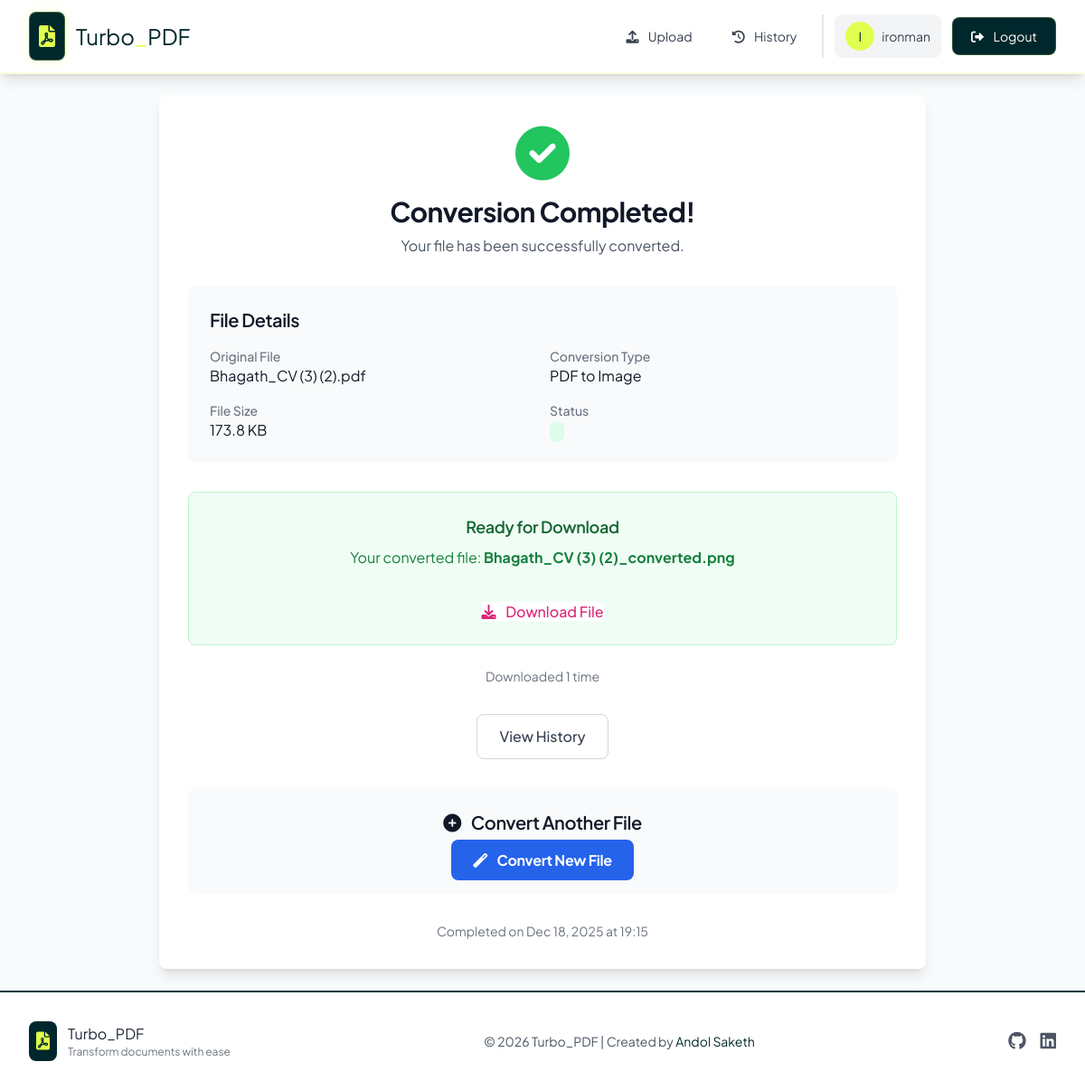
Page /converter/result/143/ (signed in) on the committed database.
### apps/conversions/models.py (models this page shows, shortened)
class ConversionRequest(models.Model):
    CONVERSION_TYPES = [
        ('pdf_to_word', 'PDF to Word'),
        ('word_to_pdf', 'Word to PDF'),
        ('pdf_to_excel', 'PDF to Excel'),
        ('excel_to_pdf', 'Excel to PDF'),
        ('pdf_to_image', 'PDF to Image'),
        ('image_to_pdf', 'Image to PDF'),
    ]
    user = models.ForeignKey(User, on_delete=models.CASCADE, null=True, blank=True)
    conversion_type = models.CharField(max_length=20, choices=CONVERSION_TYPES)
    original_file = models.FileField(upload_to=user_upload_path)
    converted_file = models.FileField(upload_to=user_converted_path, blank=True, null=True)
    original_filename = models.CharField(max_length=255)
    converted_filename = models.CharField(max_length=255, blank=True)
    file_size = models.BigIntegerField()
    status = models.CharField(max_length=20, default='pending')
    error_message = models.TextField(blank=True)
    created_at = models.DateTimeField(default=timezone.now)
    completed_at = models.DateTimeField(blank=True, null=True)
    download_count = models.IntegerField(default=0)

### apps/conversions/views.py (the view)
# urls.py: path('result/<int:conversion_id>/', views.ConversionDetailView.as_view(), name='convert_detail'),
class ConversionDetailView(DetailView):
    model = ConversionRequest
    template_name = 'conversions/result.html'
    context_object_name = 'conversion'
    pk_url_kwarg = 'conversion_id'
    def get_queryset(self):
        if self.request.user.is_authenticated:
            return ConversionRequest.objects.filter(user=self.request.user)
        return ConversionRequest.objects.filter(id__in=self.request.session.get('guest_conversions', []))

### apps/conversions/templates/conversions/result.html (shortened to what this page needs)
{% extends 'base.html' %}
{% load static %}
{% block content %}
<div class="max-w-4xl mx-auto p-6">
    <div class="bg-white dark:bg-gray-800 rounded-lg shadow-lg p-8">
        <div class="text-center mb-8">
            {% if conversion.status == 'completed' %}
                <div class="text-green-500 text-6xl mb-4">
                    <i class="fas fa-check-circle"></i>
                </div>
                <h1 class="text-3xl font-bold text-gray-900 dark:text-white mb-2">
                    Conversion Completed!
                </h1>
                <p class="text-gray-600 dark:text-gray-300">
                    Your file has been successfully converted.
                </p>
            {% endif %}
        </div>
        <div class="bg-gray-50 dark:bg-gray-700 rounded-lg p-6 mb-8">
            <h2 class="text-xl font-semibold text-gray-900 dark:text-white mb-4">
                File Details
            </h2>
            <div class="grid grid-cols-1 md:grid-cols-2 gap-4">
                <div>
                    <label class="block text-sm font-medium text-gray-500 dark:text-gray-400">
                        Original File
                    </label>
                    <p class="text-gray-900 dark:text-white">
                        {{ conversion.original_filename }}
                    </p>
                </div>
                <div>
                    <label class="block text-sm font-medium text-gray-500 dark:text-gray-400">
                        Conversion Type
                    </label>
                    <p class="text-gray-900 dark:text-white">
                        {{ conversion.get_conversion_type_display }}
                    </p>
                </div>
                <div>
                    <label class="block text-sm font-medium text-gray-500 dark:text-gray-400">
                        File Size
                    </label>
                    <p class="text-gray-900 dark:text-white">
                        {{ conversion.file_size|filesizeformat }}
                    </p>
                </div>
                <div>
                    <label class="block text-sm font-medium text-gray-500 dark:text-gray-400">
                        Status
                    </label>
                    <p class="text-gray-900 dark:text-white">
                        <span class="px-2 py-1 rounded-full text-xs font-medium
                            {% if conversion.status == 'completed' %}bg-green-100 text-green-800
                            {% elif conversion.status == 'processing' %}bg-blue-100 text-blue-800
                            {% elif conversion.status == 'failed' %}bg-red-100 text-red-800
                            {% else %}bg-yellow-100 text-yellow-800{% endif %}">
                        </span>
                    </p>
                </div>
            </div>
        </div>
        {% if conversion.status == 'completed' %}
            <div class="text-center mb-8">
                <div class="bg-green-50 dark:bg-green-900 border border-green-200 dark:border-green-700 rounded-lg p-6 mb-6">
                    <h3 class="text-lg font-semibold text-green-800 dark:text-green-200 mb-2">
                        Ready for Download
                    </h3>
                    <p class="text-green-700 dark:text-green-300 mb-4">
                        Your converted file: <strong>{{ conversion.converted_filename }}</strong>
                    </p>
                    {% if user.is_authenticated %}
                        <a href="{% url 'conversions:download' conversion.id %}"
                           class="bg-white text-pink-600 hover:bg-pink-600 hover:text-white ... font-medium rounded-lg transition-colors duration-200">
                             <svg class="size-5 stroke-current ..." fill="none">
                            </svg>
                            <i class="fas fa-download mr-2"></i>
                            Download File
                        </a>
                    {% endif %}
                </div>
                {% if conversion.download_count > 0 %}
                    <p class="text-sm text-gray-500 dark:text-gray-400">
                        Downloaded {{ conversion.download_count }} time{{ conversion.download_count|pluralize }}
                    </p>
                {% endif %}
            </div>
        {% endif %}
        <div class="flex flex-col sm:flex-row gap-4 justify-center mb-8">
            {% if user.is_authenticated %}
                <a href="{% url 'conversions:history' %}"
                   class="px-6 py-3 border border-gray-300 dark:border-gray-600 text-gray-700 dark:text-gray-300 hover:bg-gray-50 dark:hover:bg-gray-700 font-medium rounded-lg text-center transition-colors duration-200">
                    View History
                </a>
            {% else %}
                <a href="/"
                   class="px-6 py-3 border border-gray-300 dark:border-gray-600 text-gray-700 dark:text-gray-300 hover:bg-gray-50 dark:hover:bg-gray-700 font-medium rounded-lg text-center transition-colors duration-200">
                    Back to Home
                </a>
            {% endif %}
        </div>
        <div class="bg-gray-50 dark:bg-gray-700 rounded-lg p-6">
            <h2 class="text-xl font-semibold text-gray-900 dark:text-white mb-4 text-center">
                <i class="fas fa-plus-circle mr-2"></i>
                Convert Another File
            </h2>
            <div class="text-center">
                <a href="/home/"
                   class="w-full bg-blue-600 hover:bg-blue-700 text-white font-bold py-3 px-6 rounded-lg transition-colors duration-200">
                    <i class="fas fa-magic mr-2"></i>
                    Convert New File
                </a>
            </div>
        </div>
        {% if conversion.completed_at %}
            <div class="mt-8 text-center text-sm text-gray-500 dark:text-gray-400">
                <p>Completed on {{ conversion.completed_at|date:"M d, Y \a\t H:i" }}</p>
            </div>
        {% endif %}
    </div>
</div>
{% endblock %}

### apps/conversions/templates/base.html (shortened to what this page needs)
<!DOCTYPE html>
<html lang="en">
<head>
    <script src="https://cdn.tailwindcss.com"></script>
    <link rel="stylesheet" href="https://cdnjs.cloudflare.com/ajax/libs/font-awesome/6.0.0/css/all.min.css">
</head>
<body class="bg-gray-50 dark:bg-[#00272b] min-h-screen flex flex-col">
    <nav class="bg-white dark:bg-[#00272b] shadow-lg border-b-2 border-[#e0ff4f]/20">
        <div class="max-w-7xl mx-auto px-4 sm:px-6 lg:px-8">
            <div class="flex justify-between h-20">
                <div class="flex items-center">
                    <a href="/" class="flex items-center space-x-3 group">
                        <div class="relative">
                            <div class="relative bg-[#00272b] p-2.5 rounded-lg border border-[#e0ff4f]/30">
                                <i class="fas fa-file-pdf text-2xl text-[#e0ff4f]"></i>
                            </div>
                        </div>
                        <span class="text-2xl text-[#00272b] dark:text-[#e0ff4f]">
                            Turbo<span class="text-[#e0ff4f]">_</span>PDF
                        </span>
                    </a>
                </div>
                <div class="flex items-center space-x-3">
                    {% if user.is_authenticated %}
                        <a href="{% url 'conversions:upload' %}"
                           class="relative text-gray-700 dark:text-gray-300 hover:text-[#00272b] dark:hover:text-[#e0ff4f] px-4 py-2.5 rounded-lg text-sm transition-all duration-200 group">
                            <i class="fas fa-upload mr-2"></i>
                            <span>Upload</span>
                        </a>
                        <a href="{% url 'conversions:history' %}"
                           class="relative text-gray-700 dark:text-gray-300 hover:text-[#00272b] dark:hover:text-[#e0ff4f] px-4 py-2.5 rounded-lg text-sm transition-all duration-200 group">
                            <i class="fas fa-history mr-2"></i>
                            <span>History</span>
                        </a>
                        <div class="flex items-center space-x-3 ml-2 pl-3 border-l-2 border-gray-200 dark:border-[#00383d]">
                            <div class="flex items-center space-x-2 px-3 py-2 bg-gray-100 dark:bg-[#00383d] rounded-lg">
                                <div class="w-8 h-8 bg-[#e0ff4f] rounded-full flex items-center justify-center">
                                    <span class="text-[#00272b] text-sm">{{ user.username.0|upper }}</span>
                                </div>
                                <span class="text-sm  text-gray-700 dark:text-gray-300">{{ user.username }}</span>
                            </div>
                            <a href="/logout/"
                               class="bg-[#00272b] dark:bg-[#00383d] text-white dark:text-[#e0ff4f] border border-[#e0ff4f]/20 px-5 py-2.5 rounded-lg text-sm hover:bg-red-600 hover:text-white transition-all duration-200">
                                <i class="fas fa-sign-out-alt mr-2"></i>
                                Logout
                            </a>
                        </div>
                    {% endif %}
                </div>
            </div>
        </div>
    </nav>
    <main class="flex-grow">
        {% block content %}
        {% endblock %}
    </main>
    <footer class="bg-white dark:bg-[#00272b] border-t-2 border-[#00383d] mt-auto">
        <div class="max-w-7xl mx-auto py-8 px-4 sm:px-6 lg:px-8">
            <div class="flex flex-col md:flex-row justify-between items-center space-y-4 md:space-y-0">
                <div class="flex items-center space-x-3">
                    <div class="bg-[#00272b] dark:bg-[#e0ff4f] p-2 rounded-lg">
                        <i class="fas fa-file-pdf text-xl text-[#e0ff4f] dark:text-[#00272b]"></i>
                    </div>
                    <div>
                        <p class="text-gray-800 dark:text-white">Turbo_PDF</p>
                        <p class="text-gray-500 dark:text-[#e0ff4f]/60 text-xs">Transform documents with ease</p>
                    </div>
                </div>
                <div class="text-center">
                    <p class="text-gray-600 dark:text-gray-400 text-sm">
                        © 2026 Turbo_PDF | Created by
                        <span class="text-[#00272b] dark:text-[#e0ff4f]">
                            Andol Saketh
                        </span>
                    </p>
                </div>
                <div class="flex items-center space-x-4">
                    <a href="#" class="text-gray-600 dark:text-gray-400 hover:text-[#e0ff4f] transition-colors">
                        <i class="fab fa-github text-xl"></i>
                    </a>
                    <a href="https://www.linkedin.com/in/andol-saketh" class="text-gray-600 dark:text-gray-400 hover:text-[#e0ff4f] transition-colors">
                        <i class="fab fa-linkedin text-xl"></i>
                    </a>
                </div>
            </div>
        </div>
    </footer>
</body>
</html>

### apps/conversions/templates/base.html (style rules this page uses)
:root { --bg-primary: #00272b; --bg-secondary: #00383d; --text-primary: #ffffff; --text-secondary: #e0ff4f; --accent: #e0ff4f; --font-main: 'Plus Jakarta Sans', sans-serif; }
body { font-family: var(--font-main); -webkit-font-smoothing: antialiased; -moz-osx-font-smoothing: grayscale; }
h1, h2, h3, .font-bold { font-weight: 800; letter-spacing: -0.02em; }

### rows in the picture
ConversionRequest: original_filename "Bhagath_CV (3) (2).pdf", conversion_type "PDF to Image", file_size|filesizeformat "173.8 KB", converted_filename "Bhagath_CV (3) (2)_converted.png", download_count "1", completed_at "Dec 18, 2025 at 19:15"

### other values in the picture
{{ user.username.0|upper }} "I"
{{ user.username }} "ironman"
